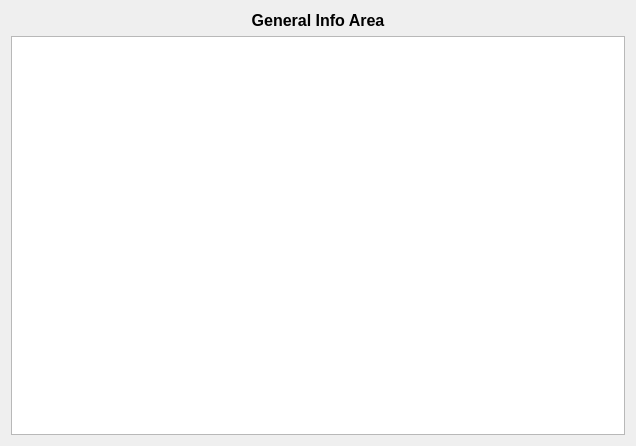
<?xml version="1.0" encoding="UTF-8"?>
<ui version="4.0">
 <class>GeneralInfoAreaUi</class>
 <widget class="QWidget" name="GeneralInfoAreaUi">
  <property name="geometry">
   <rect>
    <x>0</x>
    <y>0</y>
    <width>636</width>
    <height>446</height>
   </rect>
  </property>
  <property name="windowTitle">
   <string>Event Sequence</string>
  </property>
  <layout class="QGridLayout" name="gridLayout">
   <item row="0" column="0">
    <layout class="QVBoxLayout" name="verticalLayout">
     <item>
      <layout class="QHBoxLayout" name="horizontalLayout">
       <item>
        <widget class="QLabel" name="label">
         <property name="font">
          <font>
           <pointsize>12</pointsize>
           <weight>75</weight>
           <bold>true</bold>
          </font>
         </property>
         <property name="layoutDirection">
          <enum>Qt::LeftToRight</enum>
         </property>
         <property name="text">
          <string>General Info Area</string>
         </property>
         <property name="alignment">
          <set>Qt::AlignCenter</set>
         </property>
        </widget>
       </item>
      </layout>
     </item>
     <item>
      <layout class="QVBoxLayout" name="log_area_layout">
       <item>
        <widget class="QPlainTextEdit" name="log_area_TextEdit"/>
       </item>
      </layout>
     </item>
     <item>
      <layout class="QHBoxLayout" name="horizontalLayout_2"/>
     </item>
    </layout>
   </item>
  </layout>
 </widget>
 <resources/>
 <connections/>
</ui>
